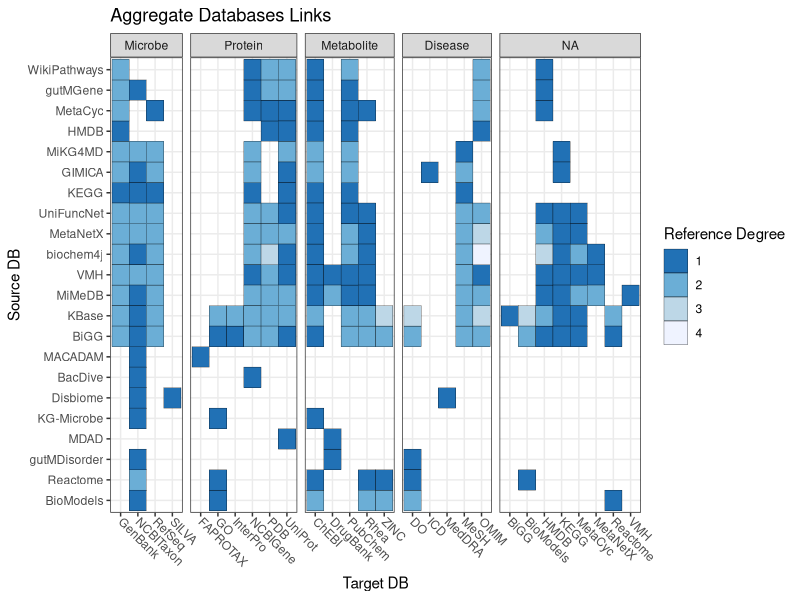

Here is the R script that generated this plot:
library(cowplot)
library(readxl)
library(stringr)
library(tidyverse)

setwd('./')
full_edges <- read_csv('../data/expanded_edge_list.csv')
orig_edges <- read_xlsx('../data/Resource Interaction Table.xlsx', sheet = 1)
orig_edges %>% 
  filter(predicate != 'has construction method') -> orig_edges

fill_deg <- max(full_edges$distance) + 1

nodes <- read_xlsx('../data/Resource Interaction Table.xlsx', sheet = 2)
#nodes %>% 
#  mutate(category = str_replace(category, '\\/| ', '\n')) -> nodes

nodes %>% 
  filter(category == 'General\nAggregate\nDB') %>% 
  pull(node) -> reffed_idbs

full_edges %>% 
  pull(distance) %>% 
  unique() %>% 
  factor() -> distance_factor

levels(distance_factor) <- rev(levels(distance_factor))
category_sorted <- c('Microbe', 'Protein', 
                     'Metabolites','Pathway','Disease',
                     'General Aggregate DB')

full_edges %>% 
  select(source, target, distance) %>% 
  mutate(distance = as.numeric(distance),
         distance = abs(distance - fill_deg)) %>% 
  spread(target, distance, fill = 0) -> edge_mat

source_order <- hclust(dist(edge_mat[,-1]))$order
source_sorted <- edge_mat[source_order,1]$source

full_edges %>% 
  merge(nodes, by.x = 'target', by.y = 'node') %>% 
  mutate(distance = factor(distance, levels = levels(distance_factor)),
         category = factor(category, levels = category_sorted),
         reffed_idbs = source %in% reffed_idbs,
         source_f = factor(source, 
                           levels = source_sorted)) -> plot_dat 

# New facet label names for category variable
category_labels <- c('Microbe'='Microbe', 'Protein'='Protein', 
                     'Metabolites'='Metabolite','Pathway'='PW','Disease'='Disease',
                     'General Aggregate DB'='General Aggregate DB')

plot_dat %>% 
  ggplot(aes(x = target, y = source_f, 
             fill = distance)) +
  geom_tile(color = 'black') +
  facet_grid(~category, scales = 'free', space = 'free',labeller = labeller(category = category_labels)) +
  theme_bw(base_size = 11) + 
  theme(axis.text.x = element_text(angle = 270 + 45,
                                   hjust = 0,
                                   vjust = 0.5)) +
  scale_fill_brewer(guide = guide_legend(reverse = TRUE)) +
  labs(x = 'Target DB',
       y = 'Source DB',
       fill = 'Reference Degree',
       title = 'Aggregate Databases Links') -> db_viz_final

ggsave('../db_viz_final.png',
       plot = db_viz_final,
       width = 12, 
       height = 5)
